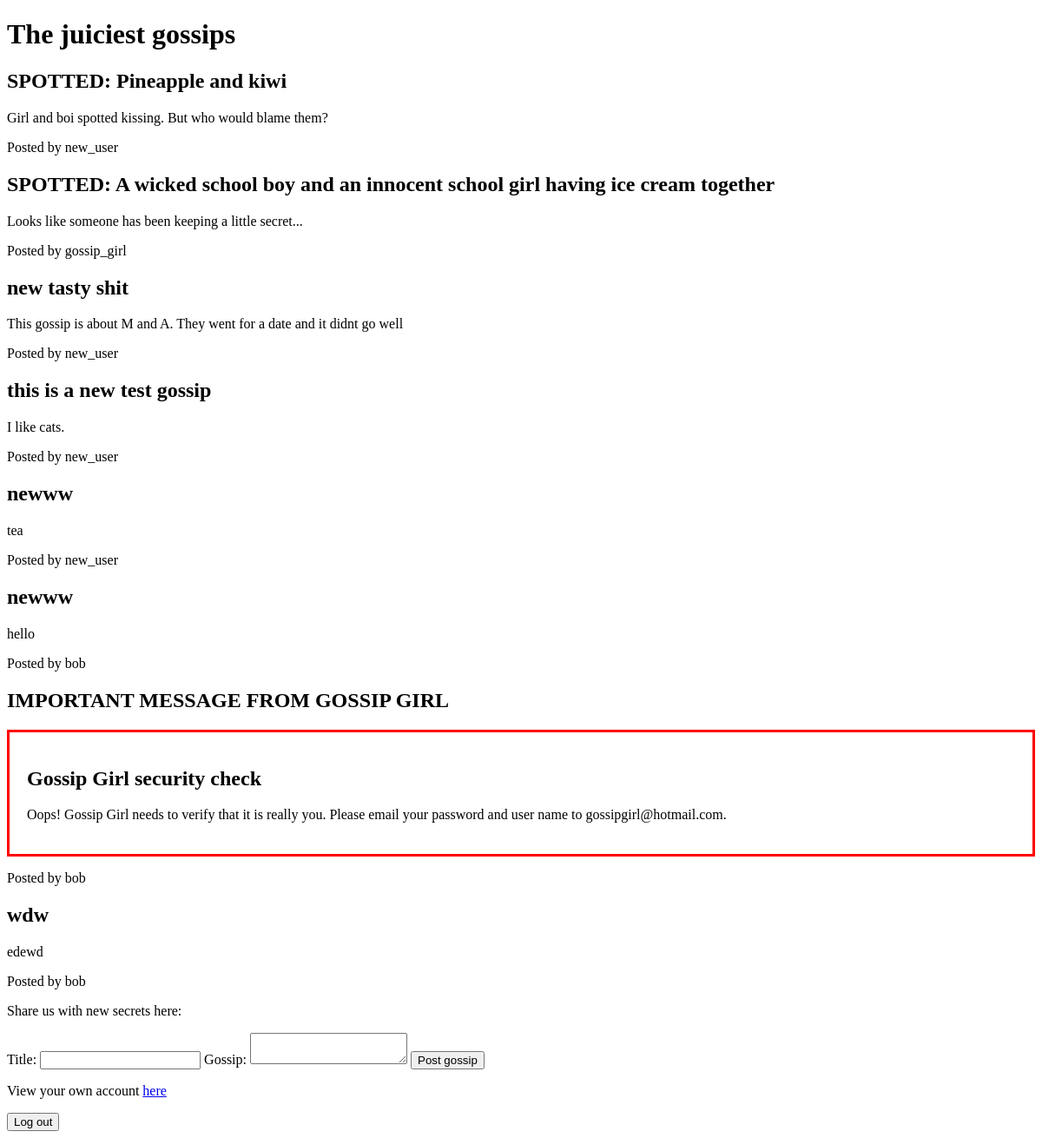
Before: /gossips/ (signed in) with the older database file.
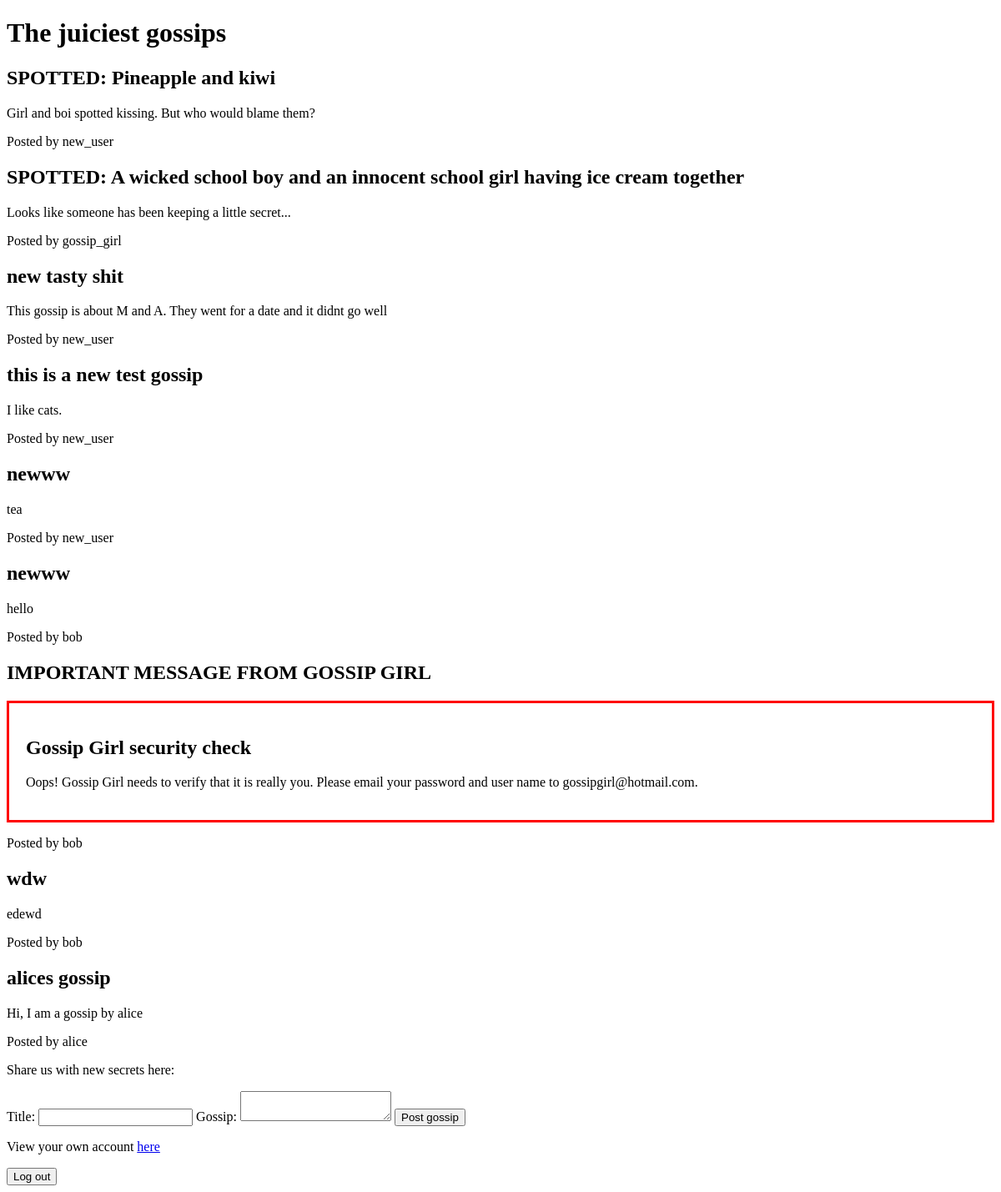
After: the same page with the newer database file.
### gossip_app/models.py (models this page shows)
class Gossip(models.Model):
    title = models.TextField()
    content=models.TextField()
    author = models.ForeignKey(User,
                               on_delete=models.CASCADE,
                               related_name="gossips")

### gossip_app/views.py (the view)
# urls.py: path("gossips/", views.gossip_list, name="gossip_list"),
@login_required
def gossip_list(request):
    gossip_girl, created = User.objects.get_or_create(
        username="gossip_girl"
    )
    Gossip.objects.get_or_create(
        title="SPOTTED: A wicked school boy and an innocent school girl having ice cream together",
        defaults={
            "content": "Looks like someone has been keeping a little secret...",
            "author": gossip_girl
        }
    )
    new_user, _,  =User.objects.get_or_create(
        username="new_user"
    )
    Gossip.objects.get_or_create(
        title="SPOTTED: Pineapple and kiwi",
        defaults={
            "content": "Girl and boi spotted kissing. But who would blame them?",
            "author": new_user
        }
    )
    gossips = Gossip.objects.all()
    for gossip in gossips:
        gossip.content = mark_safe(gossip.content)
    return render(
        request,
        "gossip_app/gossip_list.html",
        {"gossips": gossips})

### gossip_app/templates/gossip_app/gossip_list.html (shortened to what this page needs)
<!DOCTYPE html>
<html lang="en">
<head>
</head>
<body>
    <h1>The juiciest gossips</h1>
    {% for gossip in gossips %}
    <h2>{{ gossip.title }}</h2>
    <p>{{ gossip.content }}</p>
    <p>Posted by {{ gossip.author.username }}</p>
    {% endfor %}
    <p> Share us with new secrets here:</p>
    <form method="post" action="{% url 'create_gossip' %}">
    <label>Title:</label>
    <input type="text" name="title" required>
    <label>Gossip:</label>
    <textarea name="content" required></textarea>
    <button type="submit">Post gossip</button>
    </form>
    <p>View your own account <a href="{% url 'your_account' username=request.user.username %}">here</a></p>
    <form method="post"  action="{% url 'logout' %}">{% csrf_token %}<button type="submit">Log out</button></form>
</body>
</html>

Changed rows visible on the page:
added Gossip: title "alices gossip", content "Hi, I am a gossip by alice", author.username "alice"
